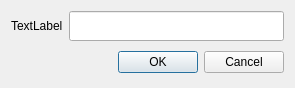
<?xml version="1.0" encoding="UTF-8"?>
<ui version="4.0">
 <class>EditDialog</class>
 <widget class="QDialog" name="EditDialog">
  <property name="geometry">
   <rect>
    <x>0</x>
    <y>0</y>
    <width>295</width>
    <height>86</height>
   </rect>
  </property>
  <property name="windowTitle">
   <string>Dialog</string>
  </property>
  <layout class="QVBoxLayout" name="verticalLayout">
   <item>
    <layout class="QHBoxLayout" name="horizontalLayout_4">
     <item>
      <widget class="QLabel" name="label">
       <property name="minimumSize">
        <size>
         <width>0</width>
         <height>30</height>
        </size>
       </property>
       <property name="maximumSize">
        <size>
         <width>16777215</width>
         <height>30</height>
        </size>
       </property>
       <property name="text">
        <string>TextLabel</string>
       </property>
      </widget>
     </item>
     <item>
      <widget class="QLineEdit" name="name">
       <property name="minimumSize">
        <size>
         <width>0</width>
         <height>30</height>
        </size>
       </property>
       <property name="maximumSize">
        <size>
         <width>16777215</width>
         <height>30</height>
        </size>
       </property>
      </widget>
     </item>
    </layout>
   </item>
   <item>
    <widget class="QDialogButtonBox" name="buttonBox">
     <property name="minimumSize">
      <size>
       <width>0</width>
       <height>30</height>
      </size>
     </property>
     <property name="maximumSize">
      <size>
       <width>16777215</width>
       <height>30</height>
      </size>
     </property>
     <property name="orientation">
      <enum>Qt::Horizontal</enum>
     </property>
     <property name="standardButtons">
      <set>QDialogButtonBox::Cancel|QDialogButtonBox::Ok</set>
     </property>
    </widget>
   </item>
  </layout>
 </widget>
 <resources/>
 <connections>
  <connection>
   <sender>buttonBox</sender>
   <signal>accepted()</signal>
   <receiver>EditDialog</receiver>
   <slot>accept()</slot>
   <hints>
    <hint type="sourcelabel">
     <x>248</x>
     <y>254</y>
    </hint>
    <hint type="destinationlabel">
     <x>157</x>
     <y>274</y>
    </hint>
   </hints>
  </connection>
  <connection>
   <sender>buttonBox</sender>
   <signal>rejected()</signal>
   <receiver>EditDialog</receiver>
   <slot>reject()</slot>
   <hints>
    <hint type="sourcelabel">
     <x>316</x>
     <y>260</y>
    </hint>
    <hint type="destinationlabel">
     <x>286</x>
     <y>274</y>
    </hint>
   </hints>
  </connection>
 </connections>
</ui>
